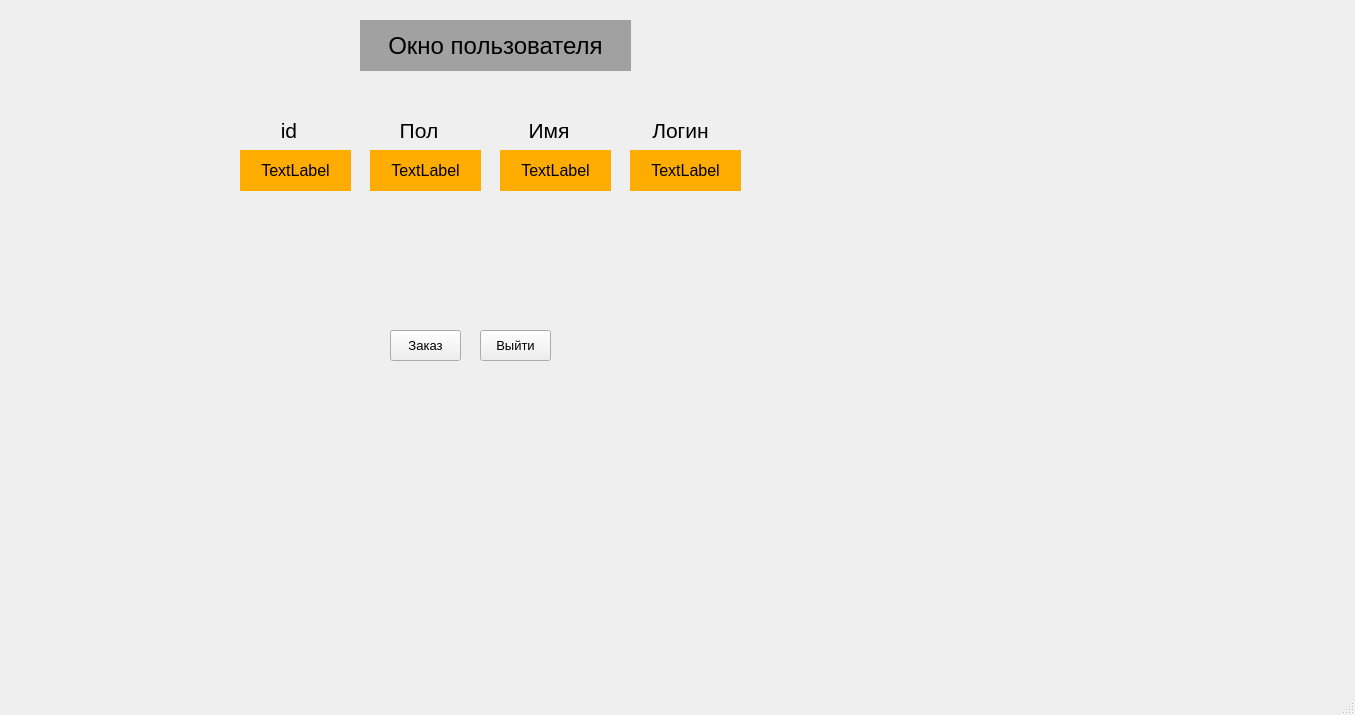
<?xml version="1.0" encoding="UTF-8"?>
<ui version="4.0">
 <class>MainWindow</class>
 <widget class="QMainWindow" name="MainWindow">
  <property name="geometry">
   <rect>
    <x>0</x>
    <y>0</y>
    <width>1355</width>
    <height>715</height>
   </rect>
  </property>
  <property name="windowTitle">
   <string>MainWindow</string>
  </property>
  <property name="toolTip">
   <string/>
  </property>
  <property name="statusTip">
   <string/>
  </property>
  <property name="whatsThis">
   <string/>
  </property>
  <property name="accessibleName">
   <string/>
  </property>
  <property name="accessibleDescription">
   <string/>
  </property>
  <property name="autoFillBackground">
   <bool>false</bool>
  </property>
  <property name="styleSheet">
   <string notr="true"/>
  </property>
  <property name="windowFilePath">
   <string/>
  </property>
  <widget class="QWidget" name="centralwidget">
   <widget class="QLabel" name="labelUserWindow">
    <property name="geometry">
     <rect>
      <x>360</x>
      <y>20</y>
      <width>271</width>
      <height>51</height>
     </rect>
    </property>
    <property name="font">
     <font>
      <pointsize>18</pointsize>
     </font>
    </property>
    <property name="styleSheet">
     <string notr="true">background-color: rgb(161, 161, 161);</string>
    </property>
    <property name="text">
     <string>Окно пользователя</string>
    </property>
    <property name="alignment">
     <set>Qt::AlignCenter</set>
    </property>
   </widget>
   <widget class="QLabel" name="idText">
    <property name="geometry">
     <rect>
      <x>260</x>
      <y>120</y>
      <width>58</width>
      <height>21</height>
     </rect>
    </property>
    <property name="font">
     <font>
      <pointsize>16</pointsize>
     </font>
    </property>
    <property name="text">
     <string>id</string>
    </property>
    <property name="alignment">
     <set>Qt::AlignCenter</set>
    </property>
   </widget>
   <widget class="QLabel" name="nameText">
    <property name="geometry">
     <rect>
      <x>520</x>
      <y>120</y>
      <width>58</width>
      <height>21</height>
     </rect>
    </property>
    <property name="font">
     <font>
      <pointsize>16</pointsize>
     </font>
    </property>
    <property name="text">
     <string>Имя</string>
    </property>
    <property name="alignment">
     <set>Qt::AlignCenter</set>
    </property>
   </widget>
   <widget class="QLabel" name="LoginText">
    <property name="geometry">
     <rect>
      <x>640</x>
      <y>120</y>
      <width>81</width>
      <height>21</height>
     </rect>
    </property>
    <property name="font">
     <font>
      <pointsize>16</pointsize>
     </font>
    </property>
    <property name="text">
     <string>Логин</string>
    </property>
    <property name="alignment">
     <set>Qt::AlignCenter</set>
    </property>
   </widget>
   <widget class="QLabel" name="genderText">
    <property name="geometry">
     <rect>
      <x>390</x>
      <y>120</y>
      <width>58</width>
      <height>21</height>
     </rect>
    </property>
    <property name="font">
     <font>
      <pointsize>16</pointsize>
     </font>
    </property>
    <property name="text">
     <string>Пол</string>
    </property>
    <property name="alignment">
     <set>Qt::AlignCenter</set>
    </property>
   </widget>
   <widget class="QPushButton" name="OrdersButton">
    <property name="geometry">
     <rect>
      <x>390</x>
      <y>330</y>
      <width>71</width>
      <height>31</height>
     </rect>
    </property>
    <property name="font">
     <font>
      <pointsize>10</pointsize>
     </font>
    </property>
    <property name="text">
     <string>Заказ</string>
    </property>
   </widget>
   <widget class="QPushButton" name="ExitButton">
    <property name="geometry">
     <rect>
      <x>480</x>
      <y>330</y>
      <width>71</width>
      <height>31</height>
     </rect>
    </property>
    <property name="font">
     <font>
      <pointsize>10</pointsize>
     </font>
    </property>
    <property name="text">
     <string>Выйти</string>
    </property>
   </widget>
   <widget class="QLabel" name="idlabel">
    <property name="geometry">
     <rect>
      <x>240</x>
      <y>150</y>
      <width>111</width>
      <height>41</height>
     </rect>
    </property>
    <property name="font">
     <font>
      <pointsize>12</pointsize>
     </font>
    </property>
    <property name="styleSheet">
     <string notr="true">background-color: rgb(255, 172, 0);</string>
    </property>
    <property name="text">
     <string>TextLabel</string>
    </property>
    <property name="alignment">
     <set>Qt::AlignCenter</set>
    </property>
   </widget>
   <widget class="QLabel" name="genderlabel">
    <property name="geometry">
     <rect>
      <x>370</x>
      <y>150</y>
      <width>111</width>
      <height>41</height>
     </rect>
    </property>
    <property name="font">
     <font>
      <pointsize>12</pointsize>
     </font>
    </property>
    <property name="styleSheet">
     <string notr="true">background-color: rgb(255, 172, 0);</string>
    </property>
    <property name="text">
     <string>TextLabel</string>
    </property>
    <property name="alignment">
     <set>Qt::AlignCenter</set>
    </property>
   </widget>
   <widget class="QLabel" name="Loginlabel">
    <property name="geometry">
     <rect>
      <x>630</x>
      <y>150</y>
      <width>111</width>
      <height>41</height>
     </rect>
    </property>
    <property name="font">
     <font>
      <pointsize>12</pointsize>
     </font>
    </property>
    <property name="styleSheet">
     <string notr="true">background-color: rgb(255, 172, 0);</string>
    </property>
    <property name="text">
     <string>TextLabel</string>
    </property>
    <property name="alignment">
     <set>Qt::AlignCenter</set>
    </property>
   </widget>
   <widget class="QLabel" name="namelabel">
    <property name="geometry">
     <rect>
      <x>500</x>
      <y>150</y>
      <width>111</width>
      <height>41</height>
     </rect>
    </property>
    <property name="font">
     <font>
      <pointsize>12</pointsize>
     </font>
    </property>
    <property name="styleSheet">
     <string notr="true">background-color: rgb(255, 172, 0);</string>
    </property>
    <property name="text">
     <string>TextLabel</string>
    </property>
    <property name="alignment">
     <set>Qt::AlignCenter</set>
    </property>
   </widget>
  </widget>
  <widget class="QMenuBar" name="menubar">
   <property name="geometry">
    <rect>
     <x>0</x>
     <y>0</y>
     <width>1355</width>
     <height>22</height>
    </rect>
   </property>
  </widget>
  <widget class="QStatusBar" name="statusbar"/>
 </widget>
 <resources/>
 <connections/>
</ui>
